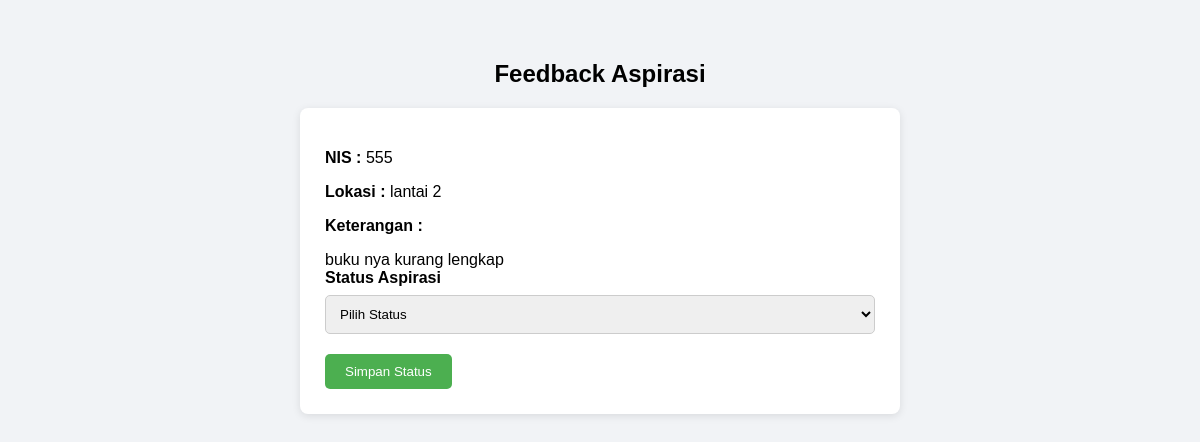
The page /admin/feedback.php?id=6 (signed in) on the database its author committed.
### tables this page shows
CREATE TABLE `input_aspirasi` (
  `id_pelaporan` int(5) NOT NULL,
  `nis` varchar(20) NOT NULL,
  `id_kategori` int(5) NOT NULL,
  `lokasi` varchar(50) NOT NULL,
  `ket` varchar(50) NOT NULL,
  `tgl_input` date NOT NULL
);

### admin/feedback.php (the view, shortened to what this page needs)
<?php
include "../db.php";
$id = $_GET['id'];
$data = mysqli_query($koneksi,
"SELECT * FROM input_aspirasi WHERE id_pelaporan='$id'");
$d = mysqli_fetch_assoc($data);
?>
<!DOCTYPE html>
<html>
<head>
<link rel="stylesheet" href="../css/feedback.css">
</head>
<body>
<div class="container">
<h2>Feedback Aspirasi</h2>
<div class="box">
<p>
<b>NIS :</b>
<?php echo $d['nis']; ?>
</p>
<p>
<b>Lokasi :</b>
<?php echo $d['lokasi']; ?>
</p>
<p>
<b>Keterangan :</b>
</p>
<div class="keterangan">
<?php echo $d['ket']; ?>
</div>
<form method="POST">
<label>Status Aspirasi</label>
<select name="status" required>
<option value="">
Pilih Status
</option>
</select>
<button type="submit" name="simpan">
Simpan Status
</button>
</form>
</div>
</div>
</body>
</html>

### css/feedback.css (style rules this page uses)
body { font-family: Arial; background:#f1f3f6; }
.container { width:600px; margin:60px auto; }
h2 { text-align:center; margin-bottom:20px; }
.box { background:white; padding:25px; border-radius:8px; box-shadow:0 2px 8px rgba(0,0,0,0.1); }
label { display:block; margin-bottom:8px; font-weight:bold; }
select { width:100%; padding:10px; border:1px solid #ccc; border-radius:5px; margin-bottom:20px; }
button { background:#4CAF50; color:white; border:none; padding:10px 20px; border-radius:5px; cursor:pointer; }

### rows shown on the page
input_aspirasi: nis "555", lokasi "lantai 2", ket "buku nya kurang lengkap"
